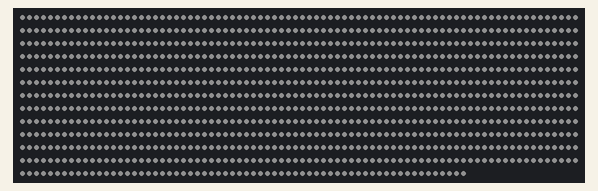
This sketch was run on a simulated ESP32-S3. On the bench: 1024 RGB LEDs in strip order, left to right, continuing on the next row. Dim RGB values are drawn brighter than linear.

Above: at 0.1 s.

The sketch:

esp32x32.ino
```cpp
#include <Adafruit_NeoPixel.h>

#define PIN_WS2812B  21  // GPIO ESP32-S3 pin that connects to WS2812B
#define NUM_PIXELS  1024  // The number of LEDs (pixels) on WS2812B

Adafruit_NeoPixel WS2812B(NUM_PIXELS, PIN_WS2812B, NEO_GRB + NEO_KHZ800);

void setup() {
  // put your setup code here, to run once:
  WS2812B.begin(); // INITIALIZE WS2812B strip object (REQUIRED)
  WS2812B.setBrightness(15); // a value from 0 to 255
  Serial.begin(9600);

  WS2812B.clear();
  WS2812B.fill(WS2812B.Color(255,255,255));
  WS2812B.show();
}

void loop() {
  WS2812B.clear();
  WS2812B.fill(WS2812B.Color(255,255,255));
  WS2812B.show();
  delay(1000);
}
```
